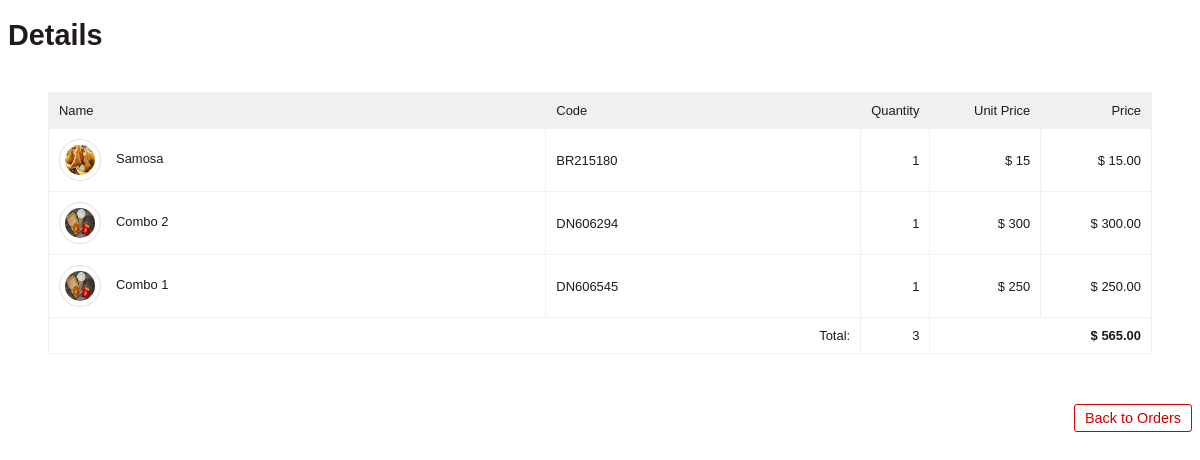
The page /order_details.php?id=25 (signed in) on the database its author committed.
### tables this page shows
CREATE TABLE `order_details` (
  `id` int(11) NOT NULL,
  `order_id` int(11) NOT NULL,
  `code` varchar(100) NOT NULL,
  `quantity` int(11) NOT NULL
);

CREATE TABLE `products` (
  `id` int(8) NOT NULL,
  `name` varchar(255) NOT NULL,
  `code` varchar(255) NOT NULL,
  `image` text NOT NULL,
  `price` float NOT NULL,
  `category` int(11) NOT NULL
);

### connection.php (called while the page is built, shortened)
<?php
class DBController {
	private $host = "localhost";
	private $user = "root";
	private $password = "";
	private $database = "restarant_hr";
	private $conn;
	function __construct() {
		$this->conn = $this->connectDB();
	}
	function connectDB() {
		$conn = mysqli_connect($this->host,$this->user,$this->password,$this->database);
		return $conn;
	}
	function runQuery($query) {
		$result = mysqli_query($this->conn,$query);
		while($row=mysqli_fetch_assoc($result)) {
			$resultset[] = $row;
		}
		if(!empty($resultset))
			return $resultset;
	}
}
?>

### order_details.php (the view, shortened to what this page needs)
<?php
    require_once("connection.php");
    $conn = new DBController();
    $ordersById = isset($_GET['id']) ? trim($_GET['id']) : '';
    $total_quantity = 0;
    $total_price = 0;
    $ordersByOrderId = $conn->runQuery("SELECT * FROM order_details WHERE 	order_id = ".$ordersById."");
?>
<!DOCTYPE html>
<html lang="en">
<head>
    <link href="style.css" type="text/css" rel="stylesheet" />
</head>
<body>
<h1>Details</h1>
<div id="shopping-cart">
    <table class="tbl-cart" cellpadding="10" cellspacing="1">
        <tbody>
            <tr>
                <th style="text-align:left;">Name</th>
                <th style="text-align:left;">Code</th>
                <th style="text-align:right;" width="5%">Quantity</th>
                <th style="text-align:right;" width="10%">Unit Price</th>
                <th style="text-align:right;" width="10%">Price</th>
            </tr>
            <?php
                foreach ($ordersByOrderId as $item){
                    $productByCode = $conn->runQuery("SELECT * FROM products WHERE code='" . $item["code"] . "'");
                    $item_price = $item["quantity"]*$productByCode[0]["price"];
                    ?>
                            <tr>
                            <td><img src="<?php echo $productByCode[0]["image"]; ?>" class="cart-item-image" /><?php echo $productByCode[0]["name"]; ?></td>
                            <td><?php echo $item["code"]; ?></td>
                            <td style="text-align:right;"><?php echo $item["quantity"]; ?></td>
                            <td  style="text-align:right;"><?php echo "$ ".$productByCode[0]["price"]; ?></td>
                            <td  style="text-align:right;"><?php echo "$ ". number_format($item_price,2); ?></td>
                            </tr>
                            <?php
                            $total_quantity += $item["quantity"];
                            $total_price += ($productByCode[0]["price"]*$item["quantity"]);
                    }
                    ?>
            <tr>
                <td colspan="2" align="right">Total:</td>
                <td align="right"><?php echo $total_quantity; ?></td>
                <td align="right" colspan="2"><strong><?php echo "$ ".number_format($total_price, 2);$_SESSION["total_price"]=$total_price; ?></strong></td>
            </tr>
        </tbody>
    </table>
</div>
<a id="btnEmpty" href="/account.php">Back to Orders</a>
</body>
</html>

### style.css (style rules this page uses)
body { font-family: Arial; color: #211a1a; font-size: 0.9em; }
#shopping-cart { margin: 40px; }
#shopping-cart table { width: 100%; background-color: #F0F0F0; }
#shopping-cart table td { background-color: #FFFFFF; }
#btnEmpty { background-color: #ffffff; border: #d00000 1px solid; padding: 5px 10px; color: #d00000; float: right; text-decoration: none; border-radius: 3px; margin: 10px 0px; }
.tbl-cart { font-size: 0.9em; }
.tbl-cart th { font-weight: normal; }
.cart-item-image { width: 30px; height: 30px; border-radius: 50%; border: #E0E0E0 1px solid; padding: 5px; vertical-align: middle; margin-right: 15px; }

### rows shown on the page
order_details: products.image (picture), products.name "Samosa", code "BR215180", quantity "1", products.price "15", quantity.price "15.00"
order_details: products.image (picture), products.name "Combo 2", code "DN606294", quantity "1", products.price "300", quantity.price "300.00"
order_details: products.image (picture), products.name "Combo 1", code "DN606545", quantity "1", products.price "250", quantity.price "250.00"

### other values the page prints
$total_quantity "3"
$total_price "565.00"
